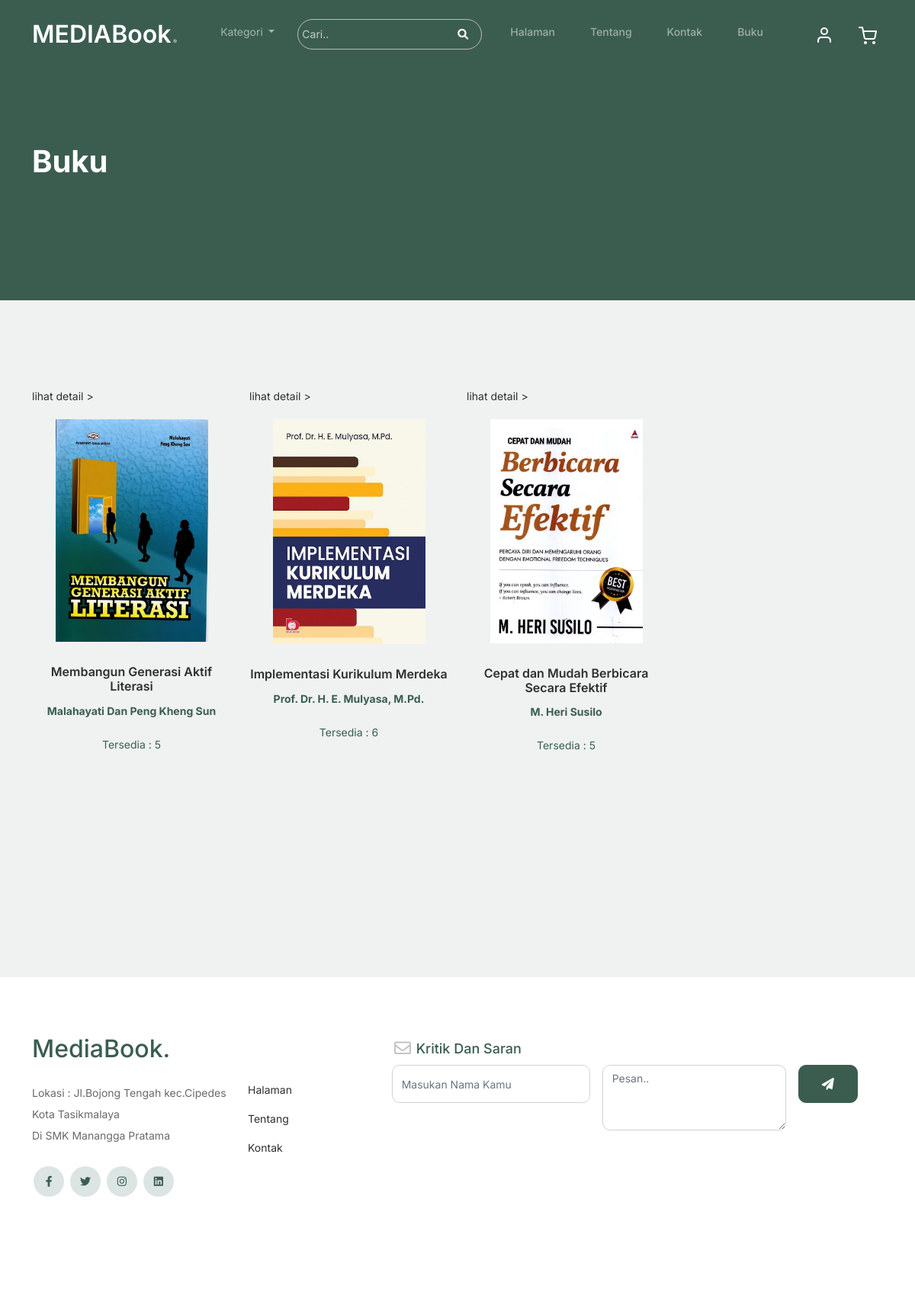
The page /konten.php?link=kat&kt=k001 on the database its author committed.
### tables this page shows
CREATE TABLE `tbl_buku` (
  `id_buku` varchar(5) NOT NULL,
  `judul` varchar(100) NOT NULL,
  `thn_terbit` int(4) NOT NULL,
  `jumlah` int(4) NOT NULL,
  `isbn` varchar(15) NOT NULL,
  `id_kategori` varchar(5) NOT NULL,
  `pengarang` varchar(100) NOT NULL,
  `id_penerbit` varchar(5) NOT NULL,
  `foto_sampul` varchar(100) NOT NULL,
  `deskripsi` text NOT NULL,
  `harga_beli` int(10) NOT NULL,
  `lokasi` text NOT NULL
);

### config/koneksi2.php (called while the page is built, shortened)
<?php
class db{
    private $host ='localhost',
            $user = 'root',
            $pass = '',
            $db = 'ukk2024_perpus_mrizkixiirpl1';
    public function __construct(){
        $this->konek=mysqli_connect($this->host,$this->user,$this->pass,$this->db);
    }
}
?>

### config/sql.php (called while the page is built, shortened)
<?php
require_once 'koneksi2.php';
class Buku extends db{
    public function tampilbukuKategori($id){
        $result =mysqli_query($this->konek,"SELECT * FROM tbl_buku where id_kategori = '$id'");
        while ($row=mysqli_fetch_assoc($result)) {
            $data[] = $row;
        }
        return $data;
    }
}
?>

### public/tampil_buku_kategori.php (the view, shortened to what this page needs)
<?php
					require_once 'config/koneksi2.php';
					require_once 'config/sql.php';
					$data = new Buku();
                    $id = $_GET['kt'];
					foreach ($data->tampilbukuKategori($id) as $tampil) {
					?>
					<div class="col-12 col-md-4 col-lg-3 mb-5" <?php if ($tampil['jumlah'] <= 0) {
						?>hidden
					<?php } ?>>
					<a href="./read_more.php?id=<?= $tampil['id_buku'];?>" class="text-decoration-none"><p>lihat detail ></p></a>
					<div class="product-item">
							<img src="administrator/assets/img/<?= $tampil['foto_sampul'];?>" class="img-fluid product-thumbnail "  width="200px">
							<h3 class="product-title "><?= $tampil['judul']; ?></h3>
                            <p class="text-primary"><b><?= $tampil['pengarang']; ?></b></p>
							<span class="text-primary text-lg">Tersedia : <?= $tampil['jumlah']; ?></span>
						</div>
					</div>
					<?php
					} ?>

### assets/css/style.css (style rules this page uses)
body { overflow-x: hidden; position: relative; }
body { font-family: "Inter", sans-serif; font-weight: 400; line-height: 28px; color: #6a6a6a; font-size: 14px; background-color: #eff2f1; }
a { text-decoration: none; -webkit-transition: .3s all ease; -o-transition: .3s all ease; transition: .3s all ease; color: #2f2f2f; text-decoration: underline; }
.product-section .product-item { text-align: center; text-decoration: none; display: block; position: relative; padding-bottom: 50px; cursor: pointer; }
.product-section .product-item .product-thumbnail { margin-bottom: 30px; position: relative; top: 0; -webkit-transition: .3s all ease; -o-transition: .3s all ease; transition: .3s all ease; }
.product-section .product-item h3 { font-weight: 600; font-size: 16px; }
.product-section .product-item h3, .product-section .product-item strong { color: #2f2f2f; text-decoration: none; }
.product-section .product-item:before { bottom: 0; left: 0; right: 0; position: absolute; content: ""; background: #dce5e4; height: 0%; z-index: -1; border-radius: 10px; -webkit-transition: .3s all ease; -o-transition: .3s all ease; transition: .3s all ease; }
.text-primary { color: #3b5d50 !important; }

### rows shown on the page
tbl_buku: foto_sampul (picture), judul "Membangun Generasi Aktif Literasi", pengarang "Malahayati Dan Peng Kheng Sun", jumlah "5"
tbl_buku: foto_sampul (picture), judul "Implementasi Kurikulum Merdeka", pengarang "Prof. Dr. H. E. Mulyasa, M.Pd.", jumlah "6"
tbl_buku: foto_sampul (picture), judul "Cepat dan Mudah Berbicara Secara Efektif", pengarang "M. Heri Susilo", jumlah "5"
